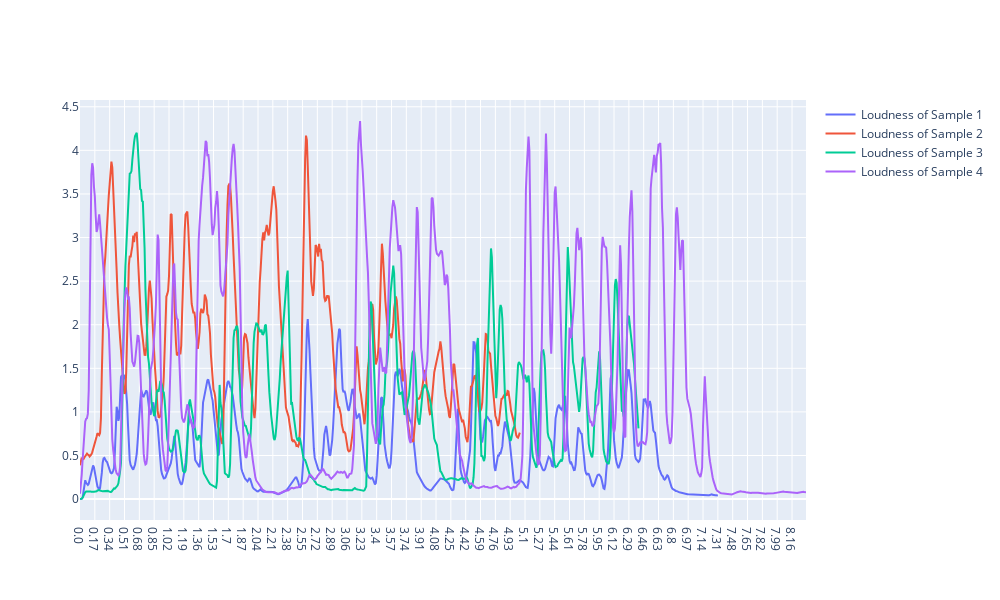

Here is the notebook cell this chart was saved with:
### Code cell
import plotly.express as px
import plotly.graph_objects as go

# initialized smile object with feature set
smile = opensmile.Smile(
    feature_set=opensmile.FeatureSet.eGeMAPSv02,
    feature_level=opensmile.FeatureLevel.LowLevelDescriptors
)

#y holds features of v1_01 to v5_01
y = []
for i in range(1,5):
    df = smile.process_file(f'./v{i}/v{i}_01.mp3')
    y.append(df)

DURATION = 0.02 #duration of each window
max_time = max([df.shape[0] for df in y])
time_list = []
for j in range(max_time):
    time_list.append(f"{j/100}")

#building figure
fig = go.Figure()
for j in range(len(y)):
    fig.add_trace(
        go.Scatter(
            x = time_list,
            y = y[j]['Loudness_sma3'],
            mode = 'lines',
            name = f'Loudness of Sample {j+1}'
        )
    )
fig.update_layout(
    height=600,
    width=1000,
)

fig.show()

### Figure 1 — Plotly figure (JSON) as saved in the notebook; plotly's stock layout.template omitted (floating-point values rounded to 4 significant figures; data arrays with more than 128 entries replaced by an {"elided": "..."} marker saying what was removed)
{"data": [{"mode": "lines", "name": "Loudness of Sample 1", "type": "scatter", "x": {"elided": "833 str values"}, "y": {"elided": "732 float values"}}, {"mode": "lines", "name": "Loudness of Sample 2", "type": "scatter", "x": {"elided": "833 str values"}, "y": {"elided": "505 float values"}}, {"mode": "lines", "name": "Loudness of Sample 3", "type": "scatter", "x": {"elided": "833 str values"}, "y": {"elided": "641 float values"}}, {"mode": "lines", "name": "Loudness of Sample 4", "type": "scatter", "x": {"elided": "833 str values"}, "y": {"elided": "833 float values"}}], "layout": {"height": 600, "width": 1000}}
